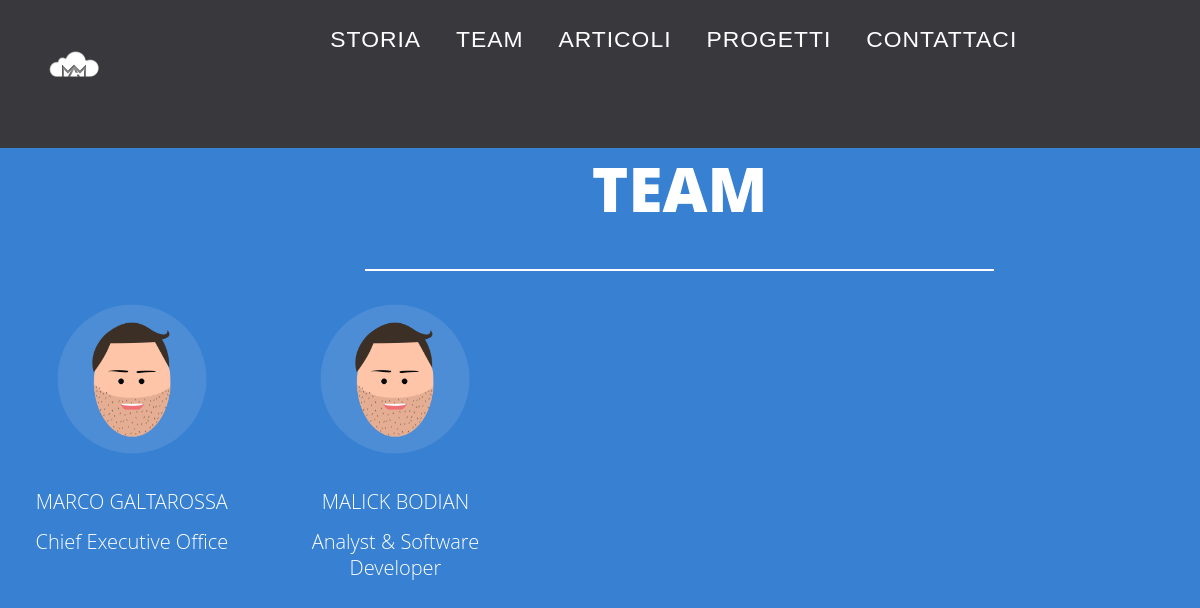
The app's page /team.php with its own data.
### tables this page shows
CREATE TABLE `team` (
  `id` int(11) NOT NULL,
  `nome` varchar(50) NOT NULL,
  `cognome` varchar(50) NOT NULL,
  `ruolo` varchar(100) NOT NULL,
  `src` varchar(100) NOT NULL,
  `alt` varchar(50) NOT NULL,
  `title` varchar(50) NOT NULL,
  `href` varchar(100) NOT NULL
);

### team.php (the view, shortened to what this page needs)
<!DOCTYPE html PUBLIC "-//W3C//DTD XHTML 1.0 Strict//EN"
        "http://www.w3.org/TR/xhtml1/DTD/xhtml1-strict.dtd">
		<html xmlns="http://www.w3.org/1999/xhtml"  xml:lang="it" lang="it">
<head>
	<link rel="stylesheet" type="text/css" href="css/stile.css" />
</head>
<body class="sfondo">
	<div id="contentM">
		<div id="menu">
		<a href="index.php"><img class="logo" src="img/MAM.png" alt="logo MAM" title="Home"/></a>
			<nav class="cl-effect-21" id="cl-effect-21">
				<a href="storia.php">Storia</a>
				<a href="team.php">Team</a>
				<a href="articoli.php">Articoli</a>
				<a href="progetti.php">Progetti</a>
				<a href="contatti.php">Contattaci</a>
			</nav>
		</div>
	</div>
		<div class="boxpagina">
			<div class="pagina">
				<?php
					$query = mysql_query("select * from pagine");
					$ris = mysql_fetch_array($query);
					if($ris['pagina']= "TEAM"){
						echo $ris['pagina'];
					}
			?>
			</div>
		<div class="separatore">
			<span class="sepl"><span class="linea"></span></span>
		</div>
	</div>
	<?php
		$query = mysql_query("select * from team");
		while($ris = mysql_fetch_array($query)){
			echo"<div class=\"riqteam\">
					<div class=\"riqfototeam\">
						<div class=\"fototeam\">
							<img class=\"wrapteam\"src=\"$ris[src]\" alt=\"$ris[alt]\" title=\"$ris[title]\">
						</div>
					</div>
					<div class=\"scrittateam\">
						<p class=\"nome\">$ris[nome] $ris[cognome]</p>
						<p class=\"nome\">$ris[ruolo]</p>
					</div>
				</div>";
		}
	?>

### records on screen
team: src (picture), nome "MARCO", cognome "GALTAROSSA", ruolo "Chief Executive Office"
team: src (picture), nome "MALICK", cognome "BODIAN", ruolo "Analyst & Software Developer"

### other values on screen
$ris['pagina'] "TEAM"
